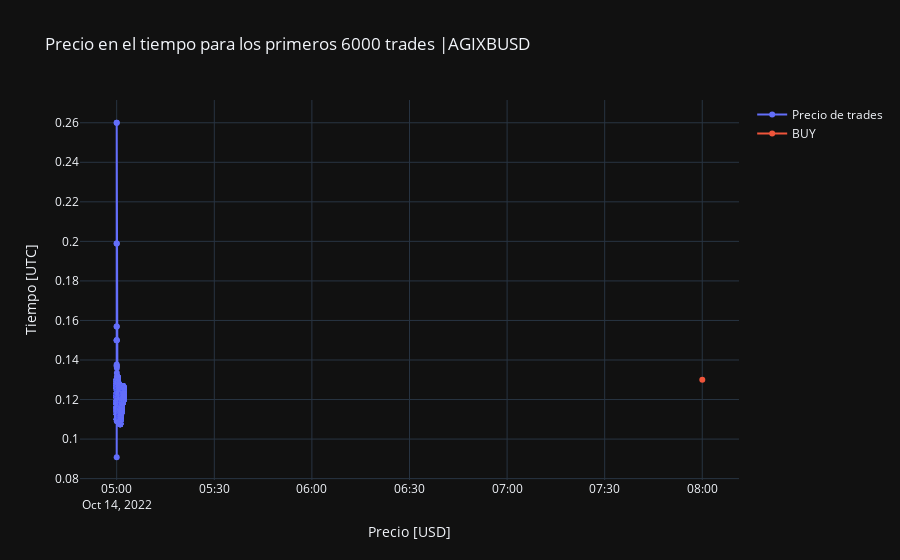

Write notebook code for a chart like this one.
### Code cell
my_order = trades[trades['time'] == agix_timestamp]
print(my_order)
trades['time'] = trades['time'].apply(lambda x: datetime.fromtimestamp(x / 1000))

# candles['timestamp'] = candles['timestamp'].apply(lambda x: datetime.fromtimestamp(x/1000))

fig = go.Figure()
fig.add_trace(go.Scatter(x=trades['time'], y=trades['price'], name="Precio de trades", mode="markers+lines"))
fig.add_trace(go.Scatter(x=my_order['time'], y=my_order['price'], name="BUY", mode="markers+lines"))
# fig.add_trace(go.Scatter(x=candles['timestamp'], y=candles['open'], name="Precio de velas"))
fig.update_layout(xaxis_title="Precio [USD]", yaxis_title="Tiempo [UTC]",
                  title="Precio en el tiempo para los primeros 6000 trades |" + PAIR)
fig.show()

### Figure 1 — Plotly figure (JSON) as saved in the notebook; plotly's stock layout.template omitted (floating-point values rounded to 4 significant figures; data arrays with more than 128 entries replaced by an {"elided": "..."} marker saying what was removed)
{"data": [{"mode": "markers+lines", "name": "Precio de trades", "x": {"elided": "10000 str values"}, "y": {"elided": "10000 float values"}, "type": "scatter"}, {"mode": "markers+lines", "name": "BUY", "x": [1665734400328], "y": [0.13], "type": "scatter"}], "layout": {"xaxis": {"title": {"text": "Precio [USD]"}}, "yaxis": {"title": {"text": "Tiempo [UTC]"}}, "title": {"text": "Precio en el tiempo para los primeros 6000 trades |AGIXBUSD"}}}
